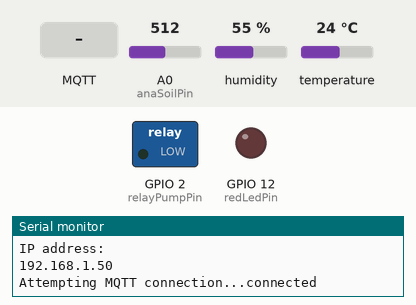
This sketch was run on a simulated ESP8266 (NodeMCU). Shown: switched loads named in the sketch (green lamp = pin HIGH), output pins drawn as LEDs (lit = HIGH), the last lines printed to the serial monitor. The test bench sets the inputs (shaded band); at power-on: A0 (anaSoilPin) = 512, humidity 55 %, temperature 24 °C. WiFi joins after 1.5 s; servers stay silent unless stated; random numbers use the default seed unless the sketch sets one; no MQTT or app messages arrive unless stated.

Above: at 2.7 s.
2.8 s: MQTT message "1" arrives on the first subscribed topic
At 3.4 s:
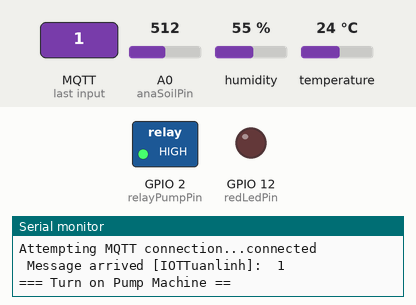
4.3 s: MQTT message "0" arrives on the first subscribed topic
At 5.7 s:
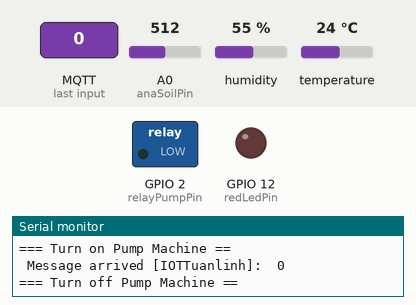
Timing chart, 0 to 7.3 s (numbered marks = the images above; inputs shaded):
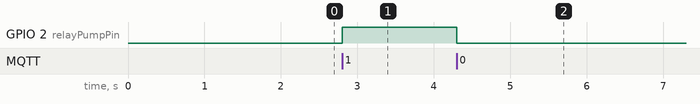

Measured:
- after the input at 2.8 s, GPIO 2 (relayPumpPin): LOW → HIGH at once
- after the input at 4.3 s, GPIO 2 (relayPumpPin): HIGH → LOW at once

The sketch:

Arduinocode.ino
```cpp
#include <ESP8266WiFi.h>
#include <PubSubClient.h>
#include <ArduinoJson.h>
#include <DHT.h>
#include <ESP8266HTTPClient.h>
#include <WiFiClient.h>
#define MSG_BUFFER_SIZE  (50)

const int typeDHT = DHT22; //khai báo loại sensor độ ẩm không khí
const char* ssid = "HA GIANG"; //khai báo id và password của wifi
const char* password = "hoilamgi";
const char* mqtt_server = "broker.hivemq.com"; //khai báo tên broker mqtt
const char* ntpServer = "pool.ntp.org";
const long  gmtOffset_sec = 0;
const int   daylightOffset_sec = 3600;
const char* serverName1 = "http://192.168.1.3:5000";

unsigned long lastTime = 0;
unsigned long lastMsg = 0;
unsigned long timerDelay = 60000;
char msg[MSG_BUFFER_SIZE];
int value = 0;
int pump = 0;
int led = 0;
String deviceid;
int digSoilPin = 4; // GPIO4 ~ D2 //khai báo chân thiết bị
int anaSoilPin = A0;
int DHT22Pin = 5; // GPIO5 ~ D1
int relayPumpPin = 2; // GPIO2 ~ D4
int redLedPin =  12  ;    // GPIO ~ D6
int greenLedPin = 13  ;      // GPIO ~ D7
WiFiClient espClient;


PubSubClient client(espClient);
DHT dht(DHT22Pin, typeDHT);

// Hàm setup các thông tin wifi và khởi động kết nối wifi
void setup_wifi() {
 Serial.printf(" ESP8266 Chip id = %08X\n", ESP.getChipId());
  delay(10);
  // We start by connecting to a WiFi network
  Serial.println();
  Serial.print("Connecting to ");
  Serial.println(ssid);

  WiFi.mode(WIFI_STA);
  WiFi.begin(ssid, password);

  while (WiFi.status() != WL_CONNECTED) {
    delay(500);
    Serial.print(".");
  }

  randomSeed(micros());

  Serial.println("");
  Serial.printf(" ESP8266 Chip id = %08X\n", ESP.getChipId());
  Serial.println("WiFi connected");
  Serial.println("IP address: ");
  Serial.println(WiFi.localIP());
}

//Hàm xác định các topic và nội dung topic mqtt
void callback(char* topic, byte* payload, unsigned int length) {
  String command = "";
  String stt ;
  String  a ;
  Serial.print(" Message arrived ["); // \a phat ra tieng keu
  Serial.print(topic);
  Serial.print("]:  ");
  for (int i = 0; i < length; i++) {
    command += (char)payload[i];
  }
  Serial.println(command);
  if ((char)payload[0] == '1'){
    digitalWrite(relayPumpPin, HIGH);
    Serial.println("=== Turn on Pump Machine == ");
    pump = 1;
  }
  if ((char)payload[0] == '0'){
     digitalWrite(relayPumpPin, LOW);
      Serial.println("=== Turn off Pump Machine == ");
      pump = 0;
  }
  if ((char)payload[1] == '1'){
    digitalWrite(redLedPin, HIGH);
    led = 1;
    Serial.println("=== Turn on LED == ");
  }
  if ((char)payload[1] == '0'){
    digitalWrite(redLedPin, LOW);
    led = 0;
    Serial.println("=== Turn off LED == ");
  }
}

//Hàm reconnect wifi khi có sự cố về đường truyền
void reconnect() {
  // Loop until we're reconnected

  while (!client.connected()) {
    Serial.print("Attempting MQTT connection...");
    // Create a random client ID
    String clientId = "ESP8266HaiClient-";
    clientId += String(random(0xffff), HEX);
    // Attempt to connect
    if (client.connect(clientId.c_str())) {
      Serial.println("connected");
      client.subscribe("IOTTuanlinh"); //Khai báo topic mà esp subcribe
    } else {
      Serial.print("failed, rc=");
      Serial.print(client.state());
      Serial.println(" try again in 5 seconds");
      // Wait 5 seconds before retrying
      delay(5000);
    }

  }
}

//Hàm khởi động các thiết bị vào/ra
void setup() {
  deviceid = ESP.getChipId();
  Serial.printf(" ESP8266 Chip id = %08X\n", deviceid);
  pinMode(digSoilPin, INPUT);
  pinMode(anaSoilPin, INPUT);
  pinMode(relayPumpPin, OUTPUT);
  pinMode(redLedPin, OUTPUT);
  dht.begin();
  Serial.begin(115200);
  setup_wifi();
  client.setServer(mqtt_server, 1883);
  client.setCallback(callback);
}

//Hàm gửi nhận tín hiệu từ sensor
void loop() {

  if (!client.connected()) {
    reconnect();
  }
  client.loop();
  unsigned long now = millis();
  if (now - lastMsg > 6000) {
    lastMsg = now;
    deviceid = ESP.getChipId();
    Serial.printf(" ESP8266 Chip id = %08X\n", deviceid);
    int value = analogRead(anaSoilPin);
    float h = dht.readHumidity();
    float t = dht.readTemperature();
    int sttPump = 0;
    int sttSpray = 0;
    int valSoil = 100 - map ( value, 0, 1023, 0, 100);

    Serial.print("Analog Do am dat: ");
  //  Serial.print(value);
    Serial.print(valSoil);


//    Serial.print("Digital Do am dat: ");
//    Serial.println(digitalRead(digSoilPin));  // 0 la co nuoc ( đèn hiệu trên Sensor sáng )------ 1 la khong co nuoc

    Serial.print("Nhiet do: ");
    Serial.println(t);
    Serial.print("Do am khong khi: ");
    Serial.println(h);
    if ((millis() - lastTime) > timerDelay) {
    //Check WiFi connection status
    if(WiFi.status()== WL_CONNECTED){
      HTTPClient http;

      // Your Domain name with URL path or IP address with path
      http.begin(espClient,serverName1);

      // Specify content-type header
      http.addHeader("Data Type", "application/json");
      http.addHeader("Authorization", "Bearer eyJhbGciOiJIUzI1NiIsInR5cCI6IkpXVCJ9.eyJfaWQiOiJhMTI3ZDBkNy01ZGYxLTQwN2ItYWJhZC1iNmQ4YzA0ZWU1YjEiLCJpYXQiOjE2MjUwNzE3MDJ9.7igs8rJukeZfpaKhmaDK495cvI5T0Ab9u1bORzxgnVc");
      // Data to send with HTTP POST
      String doamkhongkhi = String(h);
      String nhietdokhongkhi = String(t);
      String doamdat = String (valSoil);
      String httpRequestData1 = "doamkk="+doamkhongkhi+"";
      String httpRequestData2 = "nhietdokk="+nhietdokhongkhi+"";
      String httpRequestData3 = "doamdat="+doamdat+"";
      // Send HTTP POST request
      Serial.println(httpRequestData1);
      Serial.println(httpRequestData2);
      Serial.println(httpRequestData3);
      //int httpResponseCode1 = http.POST(httpRequestData1);
      int httpResponseCode2 = http.POST(httpRequestData2);
      //int httpResponseCode3 = http.POST(httpRequestData3);
      Serial.print("HTTP Response code: ");
      //Serial.println(httpResponseCode1);
      Serial.println(httpResponseCode2);
      //Serial.println(httpResponseCode3);
      // Free resources
      http.end();
    }
    else {
      Serial.println("WiFi Disconnected");
    }
    lastTime = millis();
  }
    Serial.println("------------------------");

    ++value;
    snprintf (msg, MSG_BUFFER_SIZE, "soil=%d,temp=%0.2f,hum=%0.2f", valSoil, t, h);
    Serial.print("Publish message: ");
    Serial.println(msg);
    Serial.println("================================================================");
  }
}
```
